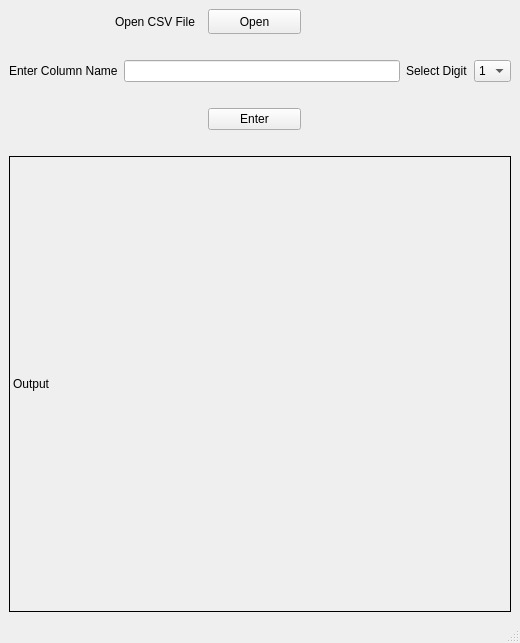
<?xml version="1.0" encoding="UTF-8"?>
<ui version="4.0">
 <class>MainWindow</class>
 <widget class="QMainWindow" name="MainWindow">
  <property name="geometry">
   <rect>
    <x>0</x>
    <y>0</y>
    <width>520</width>
    <height>643</height>
   </rect>
  </property>
  <property name="windowTitle">
   <string>FAB - Benford's Law for Forensic Acounting</string>
  </property>
  <widget class="QWidget" name="centralwidget">
   <layout class="QGridLayout" name="gridLayout">
    <item row="1" column="2">
     <spacer name="verticalSpacer_4">
      <property name="orientation">
       <enum>Qt::Vertical</enum>
      </property>
      <property name="sizeType">
       <enum>QSizePolicy::Fixed</enum>
      </property>
      <property name="sizeHint" stdset="0">
       <size>
        <width>20</width>
        <height>20</height>
       </size>
      </property>
     </spacer>
    </item>
    <item row="0" column="2">
     <layout class="QHBoxLayout" name="horizontalLayout">
      <item>
       <widget class="QPushButton" name="pushButton">
        <property name="maximumSize">
         <size>
          <width>16777215</width>
          <height>25</height>
         </size>
        </property>
        <property name="text">
         <string>Open</string>
        </property>
       </widget>
      </item>
     </layout>
    </item>
    <item row="2" column="4">
     <layout class="QHBoxLayout" name="horizontalLayout_3">
      <item>
       <widget class="QLabel" name="label_3">
        <property name="text">
         <string>Select Digit</string>
        </property>
       </widget>
      </item>
      <item>
       <widget class="QComboBox" name="comboBox">
        <item>
         <property name="text">
          <string>1</string>
         </property>
        </item>
        <item>
         <property name="text">
          <string>2</string>
         </property>
        </item>
        <item>
         <property name="text">
          <string>3</string>
         </property>
        </item>
        <item>
         <property name="text">
          <string>4</string>
         </property>
        </item>
        <item>
         <property name="text">
          <string>5</string>
         </property>
        </item>
        <item>
         <property name="text">
          <string>6</string>
         </property>
        </item>
        <item>
         <property name="text">
          <string>7</string>
         </property>
        </item>
        <item>
         <property name="text">
          <string>8</string>
         </property>
        </item>
        <item>
         <property name="text">
          <string>9</string>
         </property>
        </item>
       </widget>
      </item>
     </layout>
    </item>
    <item row="2" column="0" colspan="4">
     <layout class="QHBoxLayout" name="horizontalLayout_2">
      <item>
       <widget class="QLabel" name="label_2">
        <property name="text">
         <string>Enter Column Name</string>
        </property>
       </widget>
      </item>
      <item>
       <widget class="QLineEdit" name="lineEdit"/>
      </item>
     </layout>
    </item>
    <item row="0" column="1" alignment="Qt::AlignHCenter">
     <widget class="QLabel" name="label">
      <property name="text">
       <string>Open CSV File</string>
      </property>
     </widget>
    </item>
    <item row="4" column="2">
     <widget class="QPushButton" name="startFAB">
      <property name="text">
       <string>Enter</string>
      </property>
     </widget>
    </item>
    <item row="6" column="0" colspan="5">
     <widget class="QLabel" name="outputImage">
      <property name="minimumSize">
       <size>
        <width>300</width>
        <height>300</height>
       </size>
      </property>
      <property name="frameShape">
       <enum>QFrame::Box</enum>
      </property>
      <property name="text">
       <string>Output</string>
      </property>
     </widget>
    </item>
    <item row="5" column="2">
     <spacer name="verticalSpacer">
      <property name="orientation">
       <enum>Qt::Vertical</enum>
      </property>
      <property name="sizeType">
       <enum>QSizePolicy::Fixed</enum>
      </property>
      <property name="sizeHint" stdset="0">
       <size>
        <width>20</width>
        <height>20</height>
       </size>
      </property>
     </spacer>
    </item>
    <item row="3" column="2">
     <spacer name="verticalSpacer_2">
      <property name="orientation">
       <enum>Qt::Vertical</enum>
      </property>
      <property name="sizeType">
       <enum>QSizePolicy::Fixed</enum>
      </property>
      <property name="sizeHint" stdset="0">
       <size>
        <width>20</width>
        <height>20</height>
       </size>
      </property>
     </spacer>
    </item>
   </layout>
  </widget>
  <widget class="QMenuBar" name="menubar">
   <property name="geometry">
    <rect>
     <x>0</x>
     <y>0</y>
     <width>520</width>
     <height>21</height>
    </rect>
   </property>
  </widget>
  <widget class="QStatusBar" name="statusbar"/>
 </widget>
 <resources/>
 <connections/>
</ui>
